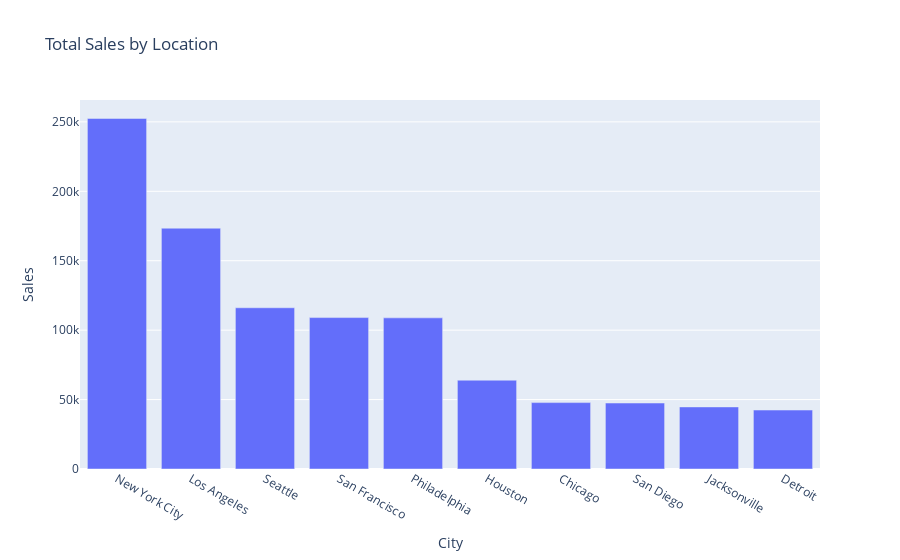

The code cell stored with this chart in its notebook:
### Code cell
#Top 10 Cities with highest orders 

grouped_sales= df.groupby('City',as_index=False)['Sales'].sum()
sorted_sales = grouped_sales.sort_values(by='Sales', ascending=False).head(10)
fig = px.bar(sorted_sales, x='City', y='Sales', title='Total Sales by Location')
fig.show()

### Figure 1 — Plotly figure (JSON) as saved in the notebook; plotly's stock layout.template omitted (floating-point values rounded to 4 significant figures)
{"data": [{"alignmentgroup": "True", "hovertemplate": "City=%{x}<br>Sales=%{y}<extra></extra>", "legendgroup": "", "marker": {"color": "#636efa", "pattern": {"shape": ""}}, "name": "", "offsetgroup": "", "orientation": "v", "showlegend": false, "textposition": "auto", "type": "bar", "x": ["New York City", "Los Angeles", "Seattle", "San Francisco", "Philadelphia", "Houston", "Chicago", "San Diego", "Jacksonville", "Detroit"], "xaxis": "x", "y": [252500.0, 173400.0, 116100.0, 109000.0, 108800.0, 63960.0, 47820.0, 47520.0, 44710.0, 42450.0], "yaxis": "y"}], "layout": {"autosize": true, "barmode": "relative", "legend": {"tracegroupgap": 0}, "title": {"text": "Total Sales by Location"}, "xaxis": {"anchor": "y", "autorange": true, "domain": [0, 1], "range": [-0.5, 9.5], "title": {"text": "City"}, "type": "category"}, "yaxis": {"anchor": "x", "autorange": true, "domain": [0, 1], "range": [0, 265800.0], "title": {"text": "Sales"}, "type": "linear"}}}
